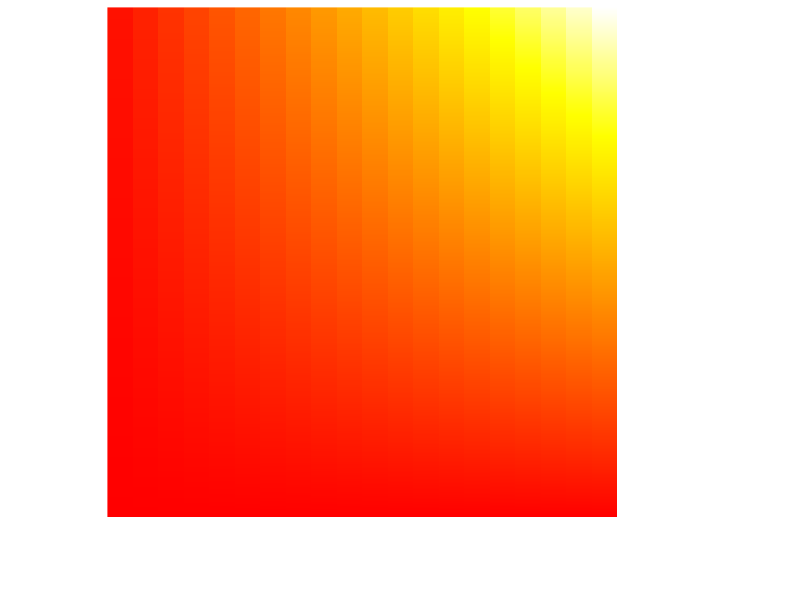

Write R code to recreate this figure.
'
par(mfrow=c(1,1))
p = subset(log, Type == "trade")
plot(p$Price, ylim=c(0,60), ylab="Trade Price")
abline(h=mean(p$Price))
abline(h=30,col="red")

s1 = array(1:max(log$Period))
s2 = array(1:max(log$Period))
u1 = array(1:max(log$Period))
u2 = array(1:max(log$Period))
for (i in 1:max(log$Period)) {
  s1[i] = mean(subset(log, Period == i & Group == 1 & Type == "start")$Utility)
  s2[i] = mean(subset(log, Period == i & Group == 2 & Type == "start")$Utility)
  u1[i] = mean(subset(log, Period == i & Group == 1 & Type == "stop")$Utility)
  u2[i] = mean(subset(log, Period == i & Group == 2 & Type == "stop")$Utility)
}
plot(u1, col="red", ylim=c(0,6), ylab="Utility")
points(u2, col="blue")
abline(h=s1[1], col="red")
abline(h=s2[1], col="blue")
abline(lm(u1~array(1:max(log$Period))), col="red")
abline(lm(u2~array(1:max(log$Period))), col="blue")

par(mfrow=c(4,4))
for (i in 1:max(log$Period)) {
  p = subset(log, Period==i & Type == "order")
  plot(p$Elapsed, p$Price, ylim=c(0,60), xlab=i, ylab="Order Price")
  abline(a=mean(p$Price),b=0)
  abline(a=30,b=0,col="red")
}

par(mfrow=c(4,4))
for (i in 1:max(log$Period)) {
  p = subset(log, Period==i & Type == "trade")
  plot(p$Elapsed, p$Price, ylim=c(0,60), xlab=i, ylab="Trade Price")
  abline(a=mean(p$Price),b=0)
  abline(a=30,b=0,col="red")
}
'

alpha = c(0.36585, 0.75)
beta = c(0.63414, 0.25)
a = c(25, 25)
b = c(1, 1)
c = c(0.006285, 0.0069855)
utility = function(x, y, g) {
  return (c[g] * (a[g]*x)^alpha[g] * (b[g]*y)^beta[g])
}

u = matrix(nrow=500,ncol=20)
for (y in c(1:nrow(u))) {
  for (x in c(1:ncol(u))) {
    u[y,x] = x*y
  }
}
heatmap(u, Rowv=NA, Colv=NA, scale="none", col=heat.colors(512), labRow=NA, labCol=NA)